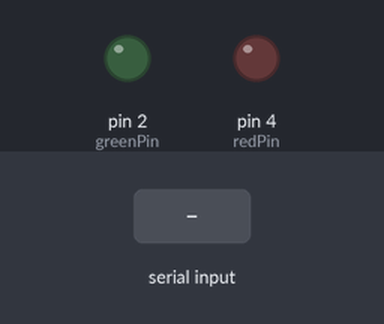
A sketch run on a simulated Arduino Uno, built with avr-gcc and run on an emulated ATmega328P. Shown: output pins drawn as LEDs (lit = HIGH). Dashed ring = blinking. The test bench sets the inputs (shaded band). What the sketch prints to the serial monitor is not drawn.

Above: at 1.2 s.
1.3 s: "EXIT\n" received over Serial
At 1.55 s:
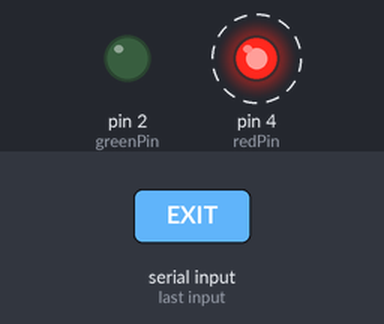
Timing chart, 0 to 4.3 s (numbered marks = the images above; inputs shaded):
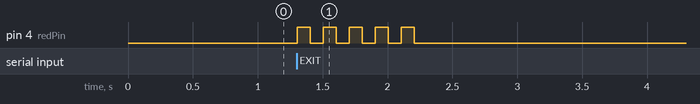

Measured:
- after the input at 1.3 s, pin 4 (redPin): alternates HIGH for 0.10 s and LOW for 0.10 s, 10 changes in all, then stays LOW, starting at once

The sketch:

color.ino
```cpp
const int redPin = 4;
const int greenPin = 2;

void setup() {
  Serial.begin(9600); // Initialize serial communication
  pinMode(greenPin, OUTPUT);
  pinMode(redPin, OUTPUT);

  // Ensure LEDs are off by default
  digitalWrite(greenPin, LOW);
  digitalWrite(redPin, LOW);
}

void loop() {
  if (Serial.available() > 0) {
    String msg = Serial.readStringUntil('\n'); // Read command
    msg.trim(); // Remove any extra spaces or newlines

    if (msg == "GREEN") {
      digitalWrite(greenPin, HIGH); // Turn green LED on
      digitalWrite(redPin, LOW); // Turn red LED off
      Serial.println("Green Light is on");
    }
    else if (msg == "RED") {
      digitalWrite(redPin, HIGH); // Turn red LED on
      digitalWrite(greenPin, LOW); // Turn green LED off
      Serial.println("Red Light is on");
    }
   else if (msg == "EXIT") {
  // Turn off all LEDs
  digitalWrite(greenPin, LOW);
  digitalWrite(redPin, LOW);

  for (int i = 0; i < 5; i++) {
    digitalWrite(redPin, HIGH);
    delay(100);
    digitalWrite(redPin, LOW);
    delay(100);
  }
  Serial.println("Exiting...");
  while (true); // Stop the loop
}


  }
}
```
